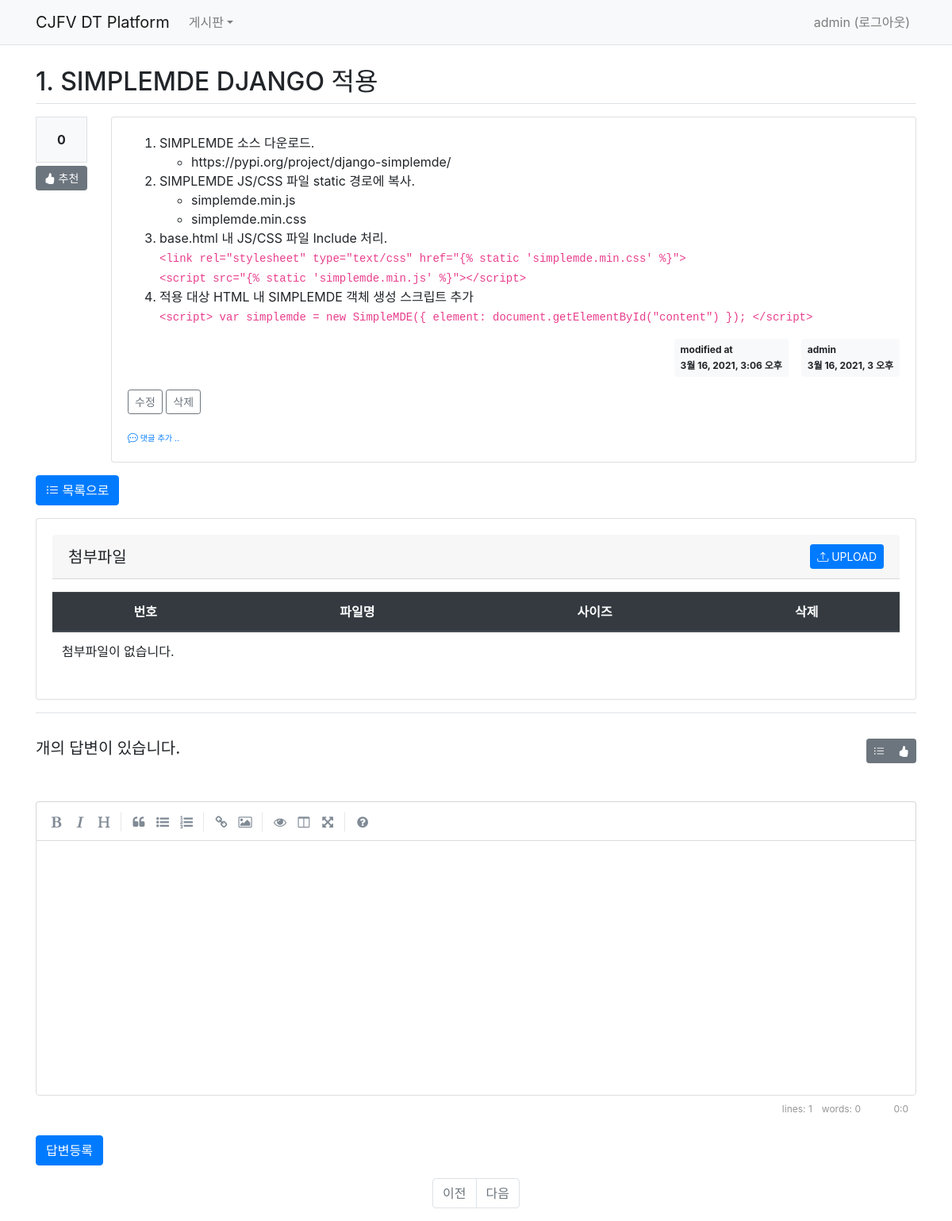
/board/reply/create/309/ (signed in), run on an earlier commit of the app's database.
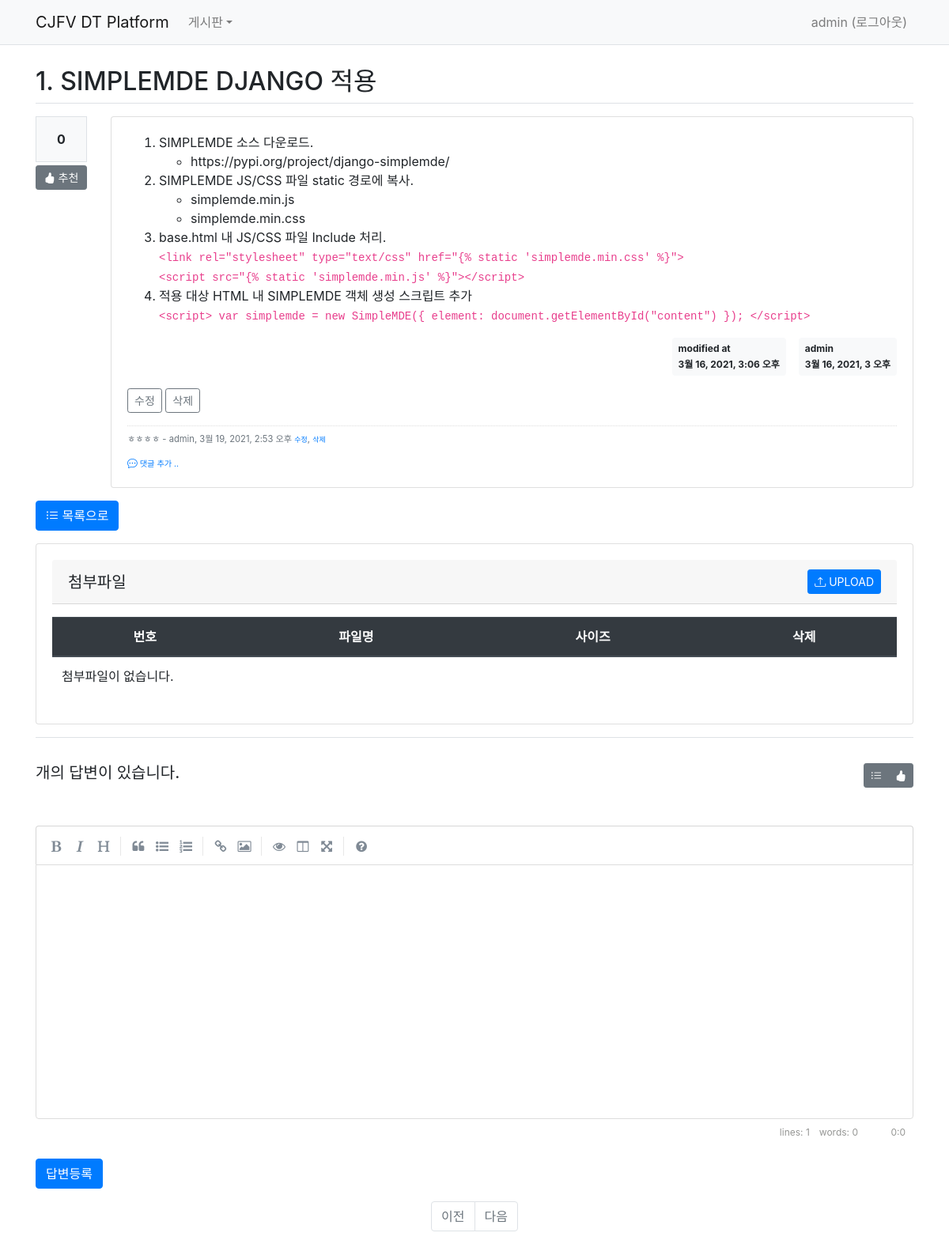
And on a later commit of the database.
### board/models.py (models this page shows)
class Comment(models.Model):
    author = models.ForeignKey(User, on_delete=models.CASCADE)
    content = models.TextField()
    create_date = models.DateTimeField()
    modify_date = models.DateTimeField(null=True, blank=True)
    board = models.ForeignKey(Board, null=True, blank=True, on_delete=models.CASCADE)
    reply = models.ForeignKey(Reply, null=True, blank=True, on_delete=models.CASCADE)

### board/views/reply_views.py (the view)
# urls.py: path('reply/create/<int:board_id>/', reply_views.reply_create, name='reply_create'),
@login_required(login_url='common:login')
def reply_create(request, board_id):
    board = get_object_or_404(Board, pk=board_id)
    if request.method == 'POST':
        form = ReplyForm(request.POST)
        if form.is_valid():
            reply = form.save(commit=False)
            reply.author = request.user
            reply.create_date = timezone.now()
            reply.board = board
            reply.save()
            return redirect('{}#reply_{}'.format(
                resolve_url('board:detail', board_id=board.id), reply.id))
    else:
        form = ReplyForm()
    context = {'board': board, 'form': form}
    return render(request, 'board/board_detail.html', context)

### board/forms.py
class ReplyForm(forms.ModelForm):
    class Meta:
        model = Reply
        fields = ['content']
        labels = {
            'content': '답변내용',
        }

### board/templatetags/board_filter.py (called while the page is built)
@register.filter()
def mark(value):
    extensions = ["nl2br", "fenced_code"]
    return mark_safe(markdown.markdown(value, extensions=extensions))

### templates/board/board_detail.html (shortened to what the changed rows need)
{% extends 'base.html' %}
{% load board_filter %}
{% block content %}
<div class="container my-3" style="padding-top:60px">
    <h2 class="border-bottom py-2">{{ board.subject }}</h2>
    <div class="row my-3">
        <div class="col-11">
            <div class="card">
                <div class="card-body">
                    {% if board.comment_set.count > 0 %}
                    <div class="mt-3">
                    {% for comment in board.comment_set.all %}
                        <div class="comment py-2 text-muted">
                            <span style="white-space: pre-line;">{{ comment.content }}</span>
                            <span>
                                - {{ comment.author }}, {{ comment.create_date }}
                            </span>
                            {% if request.user == comment.author %}
                            <a href="{% url 'board:comment_modify_board' comment.id  %}" class="small">수정</a>,
                            <a href="#" class="small delete"
                               data-uri="{% url 'board:comment_delete_board' comment.id  %}">삭제</a>
                            {% endif %}
                        </div>
                    {% endfor %}
                    </div>
                    {% endif %}
                </div>
            </div>
        </div>
    </div>
    <div class="row my-3">
        <div class="col-12">
            <div class="card">
                <div class="card-body">
                    <table class="table my-3">
                        <thead>
                        <tr class="text-center thead-dark">
                            <th>번호</th>
                            <th>파일명</th>
                            <th>사이즈</th>
                            <th>삭제</th>
                        </tr>
                        </thead>
                    </table>
                </div>
            </div>
        </div>
    </div>
</div>
{% endblock %}

What changed in the data, as far as the page shows it:
added Comment: content "ㅎㅎㅎㅎ", author "admin", create_date "3월 19, 2021, 2:53 오후", shows "수정"
